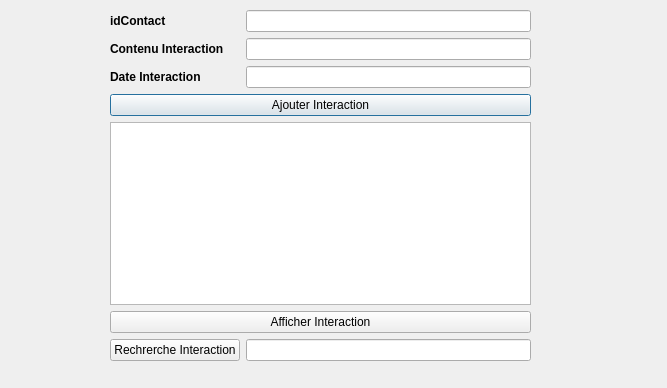
<?xml version="1.0" encoding="UTF-8"?>
<ui version="4.0">
 <class>Dialog_interaction</class>
 <widget class="QDialog" name="Dialog_interaction">
  <property name="geometry">
   <rect>
    <x>0</x>
    <y>0</y>
    <width>667</width>
    <height>388</height>
   </rect>
  </property>
  <property name="windowTitle">
   <string>Dialog</string>
  </property>
  <widget class="QWidget" name="formLayoutWidget">
   <property name="geometry">
    <rect>
     <x>110</x>
     <y>10</y>
     <width>421</width>
     <height>351</height>
    </rect>
   </property>
   <layout class="QFormLayout" name="formLayout">
    <item row="0" column="0">
     <widget class="QLabel" name="idContactLabel">
      <property name="font">
       <font>
        <weight>75</weight>
        <bold>true</bold>
       </font>
      </property>
      <property name="text">
       <string>idContact</string>
      </property>
     </widget>
    </item>
    <item row="0" column="1">
     <widget class="QLineEdit" name="idContact"/>
    </item>
    <item row="1" column="0">
     <widget class="QLabel" name="contenuInteractionLabel">
      <property name="font">
       <font>
        <weight>75</weight>
        <bold>true</bold>
       </font>
      </property>
      <property name="text">
       <string>Contenu Interaction</string>
      </property>
     </widget>
    </item>
    <item row="1" column="1">
     <widget class="QLineEdit" name="contenu"/>
    </item>
    <item row="2" column="0">
     <widget class="QLabel" name="dateInteractionLabel">
      <property name="font">
       <font>
        <weight>75</weight>
        <bold>true</bold>
       </font>
      </property>
      <property name="text">
       <string>Date Interaction</string>
      </property>
     </widget>
    </item>
    <item row="2" column="1">
     <widget class="QLineEdit" name="dateInteractionLineEdit"/>
    </item>
    <item row="3" column="0" colspan="2">
     <widget class="QPushButton" name="ajouter">
      <property name="text">
       <string>Ajouter Interaction</string>
      </property>
     </widget>
    </item>
    <item row="4" column="0" colspan="2">
     <widget class="QTableView" name="tableView"/>
    </item>
    <item row="5" column="0" colspan="2">
     <widget class="QPushButton" name="affich">
      <property name="text">
       <string>Afficher Interaction</string>
      </property>
     </widget>
    </item>
    <item row="6" column="0">
     <widget class="QPushButton" name="recherche">
      <property name="text">
       <string>Rechrerche Interaction</string>
      </property>
     </widget>
    </item>
    <item row="6" column="1">
     <widget class="QLineEdit" name="rech"/>
    </item>
   </layout>
  </widget>
 </widget>
 <resources/>
 <connections/>
</ui>
